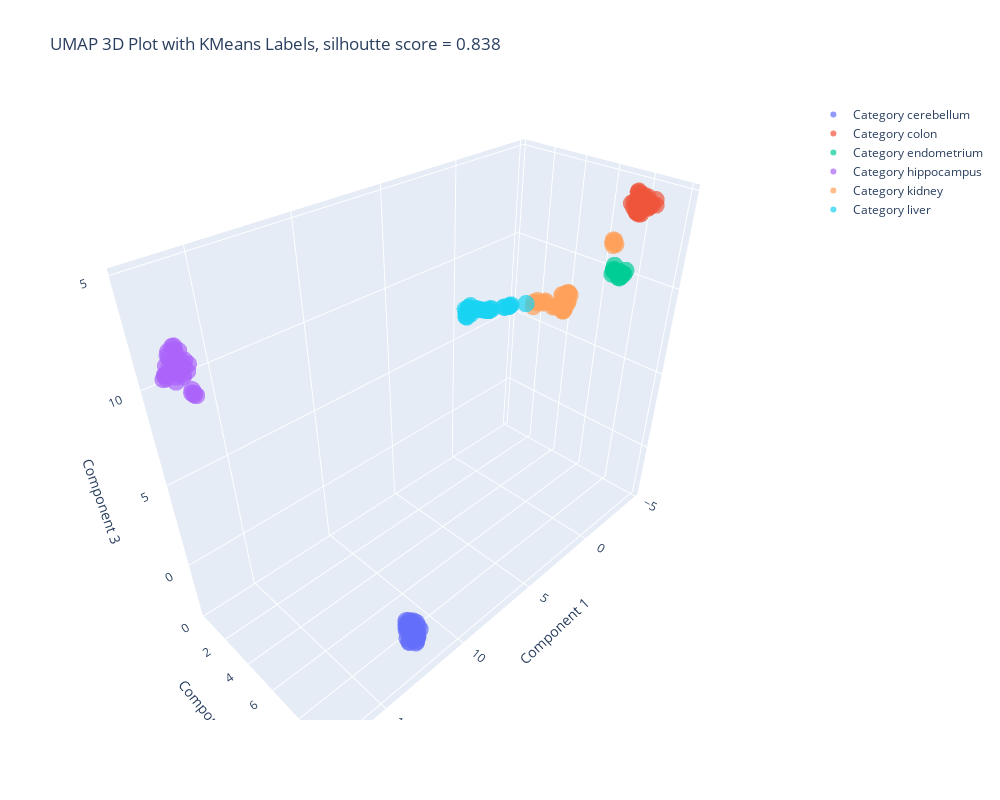

The notebook cell this image was saved under:
### Markdown cell above
Evaluating KMeans model with actual y labels

### Code cell
# getting labels
kmeans_labels = kmeans.predict(X_umap)
kmeans_result = plot_final_result(X_umap, X_sc, y, kmeans_labels, 'KMeans')
